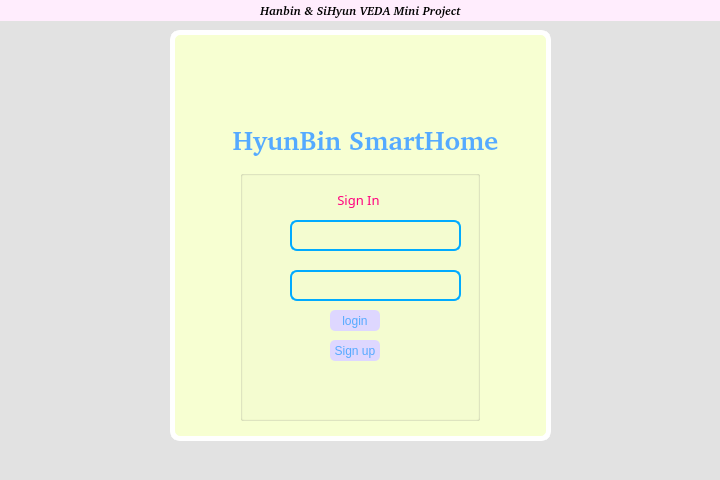
<?xml version="1.0" encoding="UTF-8"?>
<ui version="4.0">
 <class>login</class>
 <widget class="QMainWindow" name="login">
  <property name="geometry">
   <rect>
    <x>0</x>
    <y>0</y>
    <width>720</width>
    <height>480</height>
   </rect>
  </property>
  <property name="windowTitle">
   <string>Sign In</string>
  </property>
  <property name="autoFillBackground">
   <bool>false</bool>
  </property>
  <property name="styleSheet">
   <string notr="true">background-color:rgb(226, 226, 226);</string>
  </property>
  <widget class="QWidget" name="centralwidget">
   <widget class="QLabel" name="label_3">
    <property name="geometry">
     <rect>
      <x>220</x>
      <y>120</y>
      <width>291</width>
      <height>41</height>
     </rect>
    </property>
    <property name="font">
     <font>
      <family>URW Gothic [urw]</family>
      <pointsize>20</pointsize>
      <bold>true</bold>
     </font>
    </property>
    <property name="styleSheet">
     <string notr="true">color: rgb(85, 170, 255);

background-color: rgb(247, 255, 210);</string>
    </property>
    <property name="text">
     <string>HyunBin SmartHome</string>
    </property>
    <property name="alignment">
     <set>Qt::AlignCenter</set>
    </property>
   </widget>
   <widget class="QGroupBox" name="groupBox">
    <property name="geometry">
     <rect>
      <x>240</x>
      <y>170</y>
      <width>240</width>
      <height>251</height>
     </rect>
    </property>
    <property name="styleSheet">
     <string notr="true">gridline-color: rgb(255, 255, 255);

background-color: rgb(247, 255, 210);</string>
    </property>
    <property name="title">
     <string/>
    </property>
    <property name="alignment">
     <set>Qt::AlignCenter</set>
    </property>
    <widget class="QPushButton" name="loginButton">
     <property name="geometry">
      <rect>
       <x>90</x>
       <y>140</y>
       <width>50</width>
       <height>21</height>
      </rect>
     </property>
     <property name="minimumSize">
      <size>
       <width>50</width>
       <height>0</height>
      </size>
     </property>
     <property name="styleSheet">
      <string notr="true">QPushButton{
	
	background-color: rgb(222, 215, 255);
	min-width : 50px;
	max-width : 50px;

	color: rgb(85, 170, 255);
	border-radius:5px;
	font: 600 9pt &quot;NotoSerifTamilSlanted SemiBold&quot;;
}
QPushButton:hover {
    background-color: #2ecc71;
    color: white;              
}</string>
     </property>
     <property name="text">
      <string>login</string>
     </property>
    </widget>
    <widget class="QPushButton" name="signupButton">
     <property name="geometry">
      <rect>
       <x>90</x>
       <y>170</y>
       <width>50</width>
       <height>21</height>
      </rect>
     </property>
     <property name="minimumSize">
      <size>
       <width>50</width>
       <height>0</height>
      </size>
     </property>
     <property name="styleSheet">
      <string notr="true">QPushButton{
	
	background-color: rgb(222, 215, 255);
	min-width : 50px;
	max-width : 50px;

	color: rgb(85, 170, 255);
	border-radius:5px;
	font: 600 9pt &quot;NotoSerifTamilSlanted SemiBold&quot;;
}
QPushButton:hover {
    background-color: #2ecc71;
    color: white;              
}</string>
     </property>
     <property name="text">
      <string>Sign up</string>
     </property>
    </widget>
    <widget class="QLabel" name="messageLabel">
     <property name="geometry">
      <rect>
       <x>8</x>
       <y>9</y>
       <width>221</width>
       <height>41</height>
      </rect>
     </property>
     <property name="font">
      <font>
       <family>Sans Serif</family>
       <pointsize>10</pointsize>
       <italic>false</italic>
       <bold>false</bold>
      </font>
     </property>
     <property name="styleSheet">
      <string notr="true">color: rgb(255, 0, 127);
font: 10pt &quot;Sans Serif&quot;;
background-color: transparent;</string>
     </property>
     <property name="text">
      <string>Sign In</string>
     </property>
     <property name="alignment">
      <set>Qt::AlignCenter</set>
     </property>
    </widget>
    <widget class="QLabel" name="label">
     <property name="geometry">
      <rect>
       <x>20</x>
       <y>50</y>
       <width>31</width>
       <height>31</height>
      </rect>
     </property>
     <property name="styleSheet">
      <string notr="true">background-color: transparent;
border-color:transparent;</string>
     </property>
     <property name="text">
      <string>&lt;html&gt;&lt;head/&gt;&lt;body&gt;&lt;p&gt;&lt;img src=&quot;:/images/user.png&quot; width=&quot;20&quot; height=&quot;20&quot;/&gt;&lt;/p&gt;&lt;/body&gt;&lt;/html&gt;</string>
     </property>
     <property name="alignment">
      <set>Qt::AlignCenter</set>
     </property>
    </widget>
    <widget class="QLabel" name="label_2">
     <property name="geometry">
      <rect>
       <x>20</x>
       <y>100</y>
       <width>31</width>
       <height>31</height>
      </rect>
     </property>
     <property name="styleSheet">
      <string notr="true">background-color: transparent;
border-color:transparent;</string>
     </property>
     <property name="text">
      <string>&lt;html&gt;&lt;head/&gt;&lt;body&gt;&lt;p&gt;&lt;img src=&quot;:/images/padlock.png&quot; width=&quot;20&quot; height=&quot;20&quot;/&gt;&lt;/p&gt;&lt;/body&gt;&lt;/html&gt;</string>
     </property>
     <property name="alignment">
      <set>Qt::AlignCenter</set>
     </property>
    </widget>
    <widget class="QLineEdit" name="passwordEdit">
     <property name="enabled">
      <bool>true</bool>
     </property>
     <property name="geometry">
      <rect>
       <x>50</x>
       <y>100</y>
       <width>171</width>
       <height>31</height>
      </rect>
     </property>
     <property name="styleSheet">
      <string notr="true">QLineEdit{
	border:2px solid rgb(0, 170, 255);
	border-radius:7px;
	background-color: transparent;
 
	color:rgb(45, 45, 45);
}</string>
     </property>
     <property name="inputMask">
      <string/>
     </property>
     <property name="text">
      <string/>
     </property>
     <property name="echoMode">
      <enum>QLineEdit::Password</enum>
     </property>
    </widget>
    <widget class="QLineEdit" name="usernameEdit">
     <property name="enabled">
      <bool>true</bool>
     </property>
     <property name="geometry">
      <rect>
       <x>50</x>
       <y>50</y>
       <width>171</width>
       <height>31</height>
      </rect>
     </property>
     <property name="styleSheet">
      <string notr="true">QLineEdit{
	border:2px solid rgb(0, 170, 255);
	border-radius:7px;
	background-color: transparent;
 
	color:rgb(47, 47, 47);
}</string>
     </property>
     <property name="inputMask">
      <string/>
     </property>
     <property name="text">
      <string/>
     </property>
    </widget>
   </widget>
   <widget class="QFrame" name="frame">
    <property name="geometry">
     <rect>
      <x>170</x>
      <y>30</y>
      <width>381</width>
      <height>411</height>
     </rect>
    </property>
    <property name="styleSheet">
     <string notr="true">border:5px solid rgb(255,255,255);
background-color: rgb(247, 255, 210);
border-radius:10px;</string>
    </property>
    <property name="frameShape">
     <enum>QFrame::StyledPanel</enum>
    </property>
    <property name="frameShadow">
     <enum>QFrame::Raised</enum>
    </property>
    <widget class="QLabel" name="label_4">
     <property name="geometry">
      <rect>
       <x>130</x>
       <y>-20</y>
       <width>131</width>
       <height>141</height>
      </rect>
     </property>
     <property name="styleSheet">
      <string notr="true">background-color:transparent;
border-color:transparent;</string>
     </property>
     <property name="text">
      <string>&lt;html&gt;&lt;head/&gt;&lt;body&gt;&lt;p&gt;&lt;img src=&quot;:/images/smarthome.png&quot; width=&quot;90&quot; height=&quot;90&quot;/&gt;&lt;/p&gt;&lt;/body&gt;&lt;/html&gt;</string>
     </property>
     <property name="alignment">
      <set>Qt::AlignCenter</set>
     </property>
    </widget>
   </widget>
   <widget class="QLabel" name="guideLabel">
    <property name="geometry">
     <rect>
      <x>0</x>
      <y>0</y>
      <width>721</width>
      <height>21</height>
     </rect>
    </property>
    <property name="font">
     <font>
      <family>URW Bookman [UKWN]</family>
      <pointsize>9</pointsize>
      <italic>true</italic>
      <bold>true</bold>
     </font>
    </property>
    <property name="styleSheet">
     <string notr="true">background-color:rgb(255, 237, 253);
color: rgb(0, 0, 0);
font: 500 9pt &quot;Quicksand Medium&quot;;
font: 600 italic 9pt &quot;URW Bookman [UKWN]&quot;;</string>
    </property>
    <property name="text">
     <string>Hanbin &amp; SiHyun VEDA Mini Project</string>
    </property>
    <property name="alignment">
     <set>Qt::AlignCenter</set>
    </property>
   </widget>
   <zorder>frame</zorder>
   <zorder>label_3</zorder>
   <zorder>groupBox</zorder>
   <zorder>guideLabel</zorder>
  </widget>
  <widget class="QStatusBar" name="statusbar"/>
 </widget>
 <resources/>
 <connections/>
</ui>
